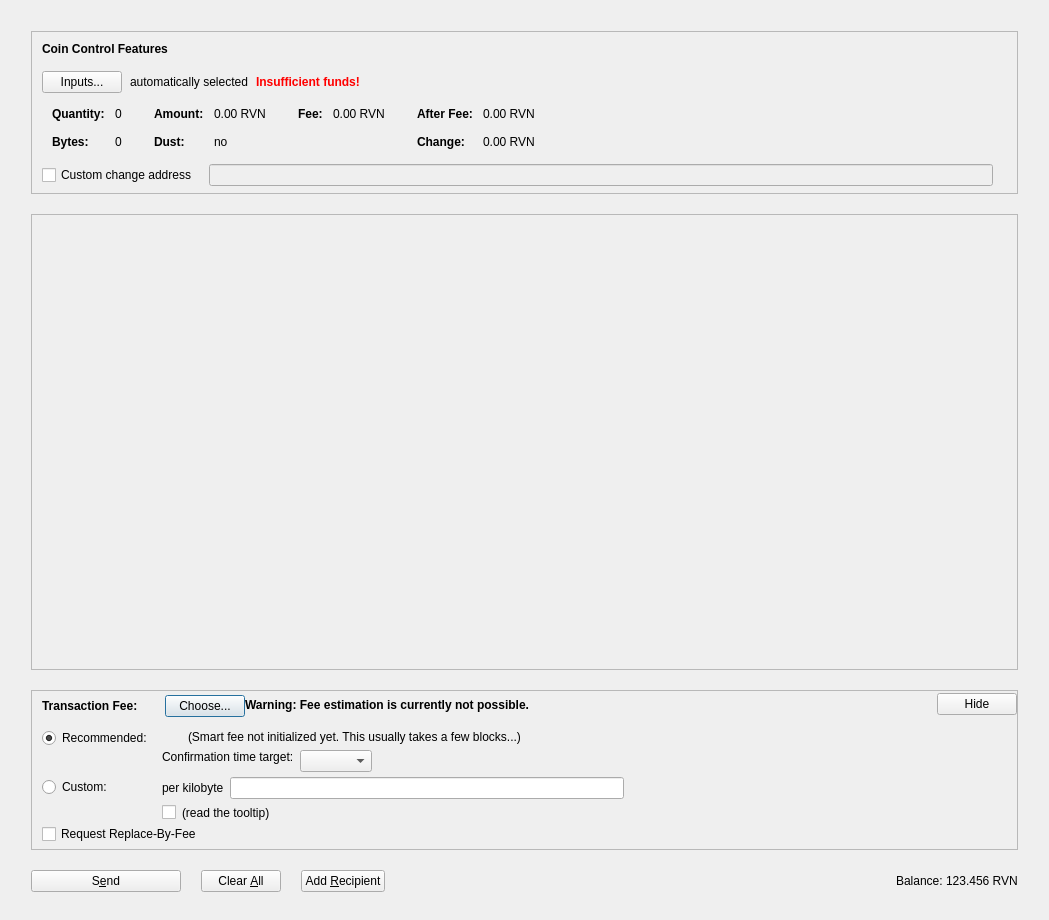
<?xml version="1.0" encoding="UTF-8"?>
<ui version="4.0">
 <class>SendCoinsDialog</class>
 <widget class="QDialog" name="SendCoinsDialog">
  <property name="geometry">
   <rect>
    <x>0</x>
    <y>0</y>
    <width>1049</width>
    <height>920</height>
   </rect>
  </property>
  <property name="windowTitle">
   <string>Send Coins</string>
  </property>
  <layout class="QVBoxLayout" name="verticalLayout" stretch="0">
   <property name="bottomMargin">
    <number>8</number>
   </property>
   <item>
    <layout class="QVBoxLayout" name="verticalLayout_3">
     <property name="spacing">
      <number>20</number>
     </property>
     <property name="leftMargin">
      <number>20</number>
     </property>
     <property name="topMargin">
      <number>20</number>
     </property>
     <property name="rightMargin">
      <number>20</number>
     </property>
     <property name="bottomMargin">
      <number>20</number>
     </property>
     <item>
      <widget class="QFrame" name="frameCoinControl">
       <property name="sizePolicy">
        <sizepolicy hsizetype="Expanding" vsizetype="Fixed">
         <horstretch>0</horstretch>
         <verstretch>0</verstretch>
        </sizepolicy>
       </property>
       <property name="maximumSize">
        <size>
         <width>16777215</width>
         <height>16777215</height>
        </size>
       </property>
       <property name="frameShape">
        <enum>QFrame::StyledPanel</enum>
       </property>
       <property name="frameShadow">
        <enum>QFrame::Sunken</enum>
       </property>
       <layout class="QVBoxLayout" name="verticalLayoutCoinControl2">
        <property name="spacing">
         <number>0</number>
        </property>
        <property name="leftMargin">
         <number>0</number>
        </property>
        <property name="topMargin">
         <number>0</number>
        </property>
        <property name="rightMargin">
         <number>0</number>
        </property>
        <property name="bottomMargin">
         <number>6</number>
        </property>
        <item>
         <layout class="QVBoxLayout" name="verticalLayoutCoinControl" stretch="0,0,0,0,0">
          <property name="spacing">
           <number>0</number>
          </property>
          <property name="leftMargin">
           <number>10</number>
          </property>
          <property name="topMargin">
           <number>10</number>
          </property>
          <item>
           <layout class="QHBoxLayout" name="horizontalLayoutCoinControl1">
            <property name="bottomMargin">
             <number>15</number>
            </property>
            <item>
             <widget class="QLabel" name="labelCoinControlFeatures">
              <property name="sizePolicy">
               <sizepolicy hsizetype="Preferred" vsizetype="Maximum">
                <horstretch>0</horstretch>
                <verstretch>0</verstretch>
               </sizepolicy>
              </property>
              <property name="font">
               <font>
                <weight>75</weight>
                <bold>true</bold>
               </font>
              </property>
              <property name="styleSheet">
               <string notr="true">font-weight:bold;</string>
              </property>
              <property name="text">
               <string>Coin Control Features</string>
              </property>
             </widget>
            </item>
           </layout>
          </item>
          <item>
           <layout class="QHBoxLayout" name="horizontalLayoutCoinControl2" stretch="0,0,0,0">
            <property name="spacing">
             <number>8</number>
            </property>
            <property name="bottomMargin">
             <number>10</number>
            </property>
            <item>
             <widget class="QPushButton" name="pushButtonCoinControl">
              <property name="styleSheet">
               <string notr="true"/>
              </property>
              <property name="text">
               <string>Inputs...</string>
              </property>
              <property name="autoDefault">
               <bool>false</bool>
              </property>
             </widget>
            </item>
            <item>
             <widget class="QLabel" name="labelCoinControlAutomaticallySelected">
              <property name="text">
               <string>automatically selected</string>
              </property>
              <property name="margin">
               <number>5</number>
              </property>
             </widget>
            </item>
            <item>
             <widget class="QLabel" name="labelCoinControlInsuffFunds">
              <property name="font">
               <font>
                <weight>75</weight>
                <bold>true</bold>
               </font>
              </property>
              <property name="styleSheet">
               <string notr="true">color:red;font-weight:bold;</string>
              </property>
              <property name="text">
               <string>Insufficient funds!</string>
              </property>
              <property name="margin">
               <number>5</number>
              </property>
             </widget>
            </item>
            <item>
             <spacer name="horizontalSpacerCoinControl">
              <property name="orientation">
               <enum>Qt::Horizontal</enum>
              </property>
              <property name="sizeHint" stdset="0">
               <size>
                <width>40</width>
                <height>1</height>
               </size>
              </property>
             </spacer>
            </item>
           </layout>
          </item>
          <item>
           <widget class="QWidget" name="widgetCoinControl" native="true">
            <property name="sizePolicy">
             <sizepolicy hsizetype="Preferred" vsizetype="Preferred">
              <horstretch>0</horstretch>
              <verstretch>0</verstretch>
             </sizepolicy>
            </property>
            <property name="minimumSize">
             <size>
              <width>0</width>
              <height>0</height>
             </size>
            </property>
            <property name="styleSheet">
             <string notr="true"/>
            </property>
            <layout class="QHBoxLayout" name="horizontalLayoutCoinControl5">
             <property name="leftMargin">
              <number>0</number>
             </property>
             <property name="topMargin">
              <number>0</number>
             </property>
             <property name="rightMargin">
              <number>0</number>
             </property>
             <property name="bottomMargin">
              <number>0</number>
             </property>
             <item>
              <layout class="QHBoxLayout" name="horizontalLayoutCoinControl3" stretch="0,0,0,1">
               <property name="spacing">
                <number>20</number>
               </property>
               <property name="topMargin">
                <number>0</number>
               </property>
               <property name="bottomMargin">
                <number>10</number>
               </property>
               <item>
                <layout class="QFormLayout" name="formLayoutCoinControl1">
                 <property name="horizontalSpacing">
                  <number>10</number>
                 </property>
                 <property name="verticalSpacing">
                  <number>14</number>
                 </property>
                 <property name="leftMargin">
                  <number>10</number>
                 </property>
                 <property name="topMargin">
                  <number>4</number>
                 </property>
                 <property name="rightMargin">
                  <number>6</number>
                 </property>
                 <item row="0" column="0">
                  <widget class="QLabel" name="labelCoinControlQuantityText">
                   <property name="font">
                    <font>
                     <weight>75</weight>
                     <bold>true</bold>
                    </font>
                   </property>
                   <property name="text">
                    <string>Quantity:</string>
                   </property>
                   <property name="margin">
                    <number>0</number>
                   </property>
                  </widget>
                 </item>
                 <item row="0" column="1">
                  <widget class="QLabel" name="labelCoinControlQuantity">
                   <property name="cursor">
                    <cursorShape>IBeamCursor</cursorShape>
                   </property>
                   <property name="contextMenuPolicy">
                    <enum>Qt::ActionsContextMenu</enum>
                   </property>
                   <property name="text">
                    <string notr="true">0</string>
                   </property>
                   <property name="margin">
                    <number>0</number>
                   </property>
                   <property name="textInteractionFlags">
                    <set>Qt::LinksAccessibleByMouse|Qt::TextSelectableByKeyboard|Qt::TextSelectableByMouse</set>
                   </property>
                  </widget>
                 </item>
                 <item row="1" column="0">
                  <widget class="QLabel" name="labelCoinControlBytesText">
                   <property name="font">
                    <font>
                     <weight>75</weight>
                     <bold>true</bold>
                    </font>
                   </property>
                   <property name="text">
                    <string>Bytes:</string>
                   </property>
                  </widget>
                 </item>
                 <item row="1" column="1">
                  <widget class="QLabel" name="labelCoinControlBytes">
                   <property name="cursor">
                    <cursorShape>IBeamCursor</cursorShape>
                   </property>
                   <property name="contextMenuPolicy">
                    <enum>Qt::ActionsContextMenu</enum>
                   </property>
                   <property name="text">
                    <string notr="true">0</string>
                   </property>
                   <property name="textInteractionFlags">
                    <set>Qt::LinksAccessibleByMouse|Qt::TextSelectableByKeyboard|Qt::TextSelectableByMouse</set>
                   </property>
                  </widget>
                 </item>
                </layout>
               </item>
               <item>
                <layout class="QFormLayout" name="formLayoutCoinControl2">
                 <property name="horizontalSpacing">
                  <number>10</number>
                 </property>
                 <property name="verticalSpacing">
                  <number>14</number>
                 </property>
                 <property name="leftMargin">
                  <number>6</number>
                 </property>
                 <property name="topMargin">
                  <number>4</number>
                 </property>
                 <property name="rightMargin">
                  <number>6</number>
                 </property>
                 <item row="0" column="0">
                  <widget class="QLabel" name="labelCoinControlAmountText">
                   <property name="font">
                    <font>
                     <weight>75</weight>
                     <bold>true</bold>
                    </font>
                   </property>
                   <property name="text">
                    <string>Amount:</string>
                   </property>
                   <property name="margin">
                    <number>0</number>
                   </property>
                  </widget>
                 </item>
                 <item row="0" column="1">
                  <widget class="QLabel" name="labelCoinControlAmount">
                   <property name="cursor">
                    <cursorShape>IBeamCursor</cursorShape>
                   </property>
                   <property name="contextMenuPolicy">
                    <enum>Qt::ActionsContextMenu</enum>
                   </property>
                   <property name="text">
                    <string notr="true">0.00 RVN</string>
                   </property>
                   <property name="textInteractionFlags">
                    <set>Qt::LinksAccessibleByMouse|Qt::TextSelectableByKeyboard|Qt::TextSelectableByMouse</set>
                   </property>
                  </widget>
                 </item>
                 <item row="1" column="0">
                  <widget class="QLabel" name="labelCoinControlLowOutputText">
                   <property name="font">
                    <font>
                     <weight>75</weight>
                     <bold>true</bold>
                    </font>
                   </property>
                   <property name="text">
                    <string>Dust:</string>
                   </property>
                  </widget>
                 </item>
                 <item row="1" column="1">
                  <widget class="QLabel" name="labelCoinControlLowOutput">
                   <property name="cursor">
                    <cursorShape>IBeamCursor</cursorShape>
                   </property>
                   <property name="contextMenuPolicy">
                    <enum>Qt::ActionsContextMenu</enum>
                   </property>
                   <property name="text">
                    <string notr="true">no</string>
                   </property>
                   <property name="textInteractionFlags">
                    <set>Qt::LinksAccessibleByMouse|Qt::TextSelectableByKeyboard|Qt::TextSelectableByMouse</set>
                   </property>
                  </widget>
                 </item>
                </layout>
               </item>
               <item>
                <layout class="QFormLayout" name="formLayoutCoinControl3">
                 <property name="horizontalSpacing">
                  <number>10</number>
                 </property>
                 <property name="verticalSpacing">
                  <number>14</number>
                 </property>
                 <property name="leftMargin">
                  <number>6</number>
                 </property>
                 <property name="topMargin">
                  <number>4</number>
                 </property>
                 <property name="rightMargin">
                  <number>6</number>
                 </property>
                 <item row="0" column="0">
                  <widget class="QLabel" name="labelCoinControlFeeText">
                   <property name="font">
                    <font>
                     <weight>75</weight>
                     <bold>true</bold>
                    </font>
                   </property>
                   <property name="text">
                    <string>Fee:</string>
                   </property>
                   <property name="margin">
                    <number>0</number>
                   </property>
                  </widget>
                 </item>
                 <item row="0" column="1">
                  <widget class="QLabel" name="labelCoinControlFee">
                   <property name="cursor">
                    <cursorShape>IBeamCursor</cursorShape>
                   </property>
                   <property name="contextMenuPolicy">
                    <enum>Qt::ActionsContextMenu</enum>
                   </property>
                   <property name="text">
                    <string notr="true">0.00 RVN</string>
                   </property>
                   <property name="textInteractionFlags">
                    <set>Qt::LinksAccessibleByMouse|Qt::TextSelectableByKeyboard|Qt::TextSelectableByMouse</set>
                   </property>
                  </widget>
                 </item>
                </layout>
               </item>
               <item>
                <layout class="QFormLayout" name="formLayoutCoinControl4">
                 <property name="horizontalSpacing">
                  <number>10</number>
                 </property>
                 <property name="verticalSpacing">
                  <number>14</number>
                 </property>
                 <property name="leftMargin">
                  <number>6</number>
                 </property>
                 <property name="topMargin">
                  <number>4</number>
                 </property>
                 <property name="rightMargin">
                  <number>6</number>
                 </property>
                 <item row="0" column="0">
                  <widget class="QLabel" name="labelCoinControlAfterFeeText">
                   <property name="font">
                    <font>
                     <weight>75</weight>
                     <bold>true</bold>
                    </font>
                   </property>
                   <property name="text">
                    <string>After Fee:</string>
                   </property>
                   <property name="margin">
                    <number>0</number>
                   </property>
                  </widget>
                 </item>
                 <item row="0" column="1">
                  <widget class="QLabel" name="labelCoinControlAfterFee">
                   <property name="cursor">
                    <cursorShape>IBeamCursor</cursorShape>
                   </property>
                   <property name="contextMenuPolicy">
                    <enum>Qt::ActionsContextMenu</enum>
                   </property>
                   <property name="text">
                    <string notr="true">0.00 RVN</string>
                   </property>
                   <property name="textInteractionFlags">
                    <set>Qt::LinksAccessibleByMouse|Qt::TextSelectableByKeyboard|Qt::TextSelectableByMouse</set>
                   </property>
                  </widget>
                 </item>
                 <item row="1" column="0">
                  <widget class="QLabel" name="labelCoinControlChangeText">
                   <property name="font">
                    <font>
                     <weight>75</weight>
                     <bold>true</bold>
                    </font>
                   </property>
                   <property name="text">
                    <string>Change:</string>
                   </property>
                  </widget>
                 </item>
                 <item row="1" column="1">
                  <widget class="QLabel" name="labelCoinControlChange">
                   <property name="cursor">
                    <cursorShape>IBeamCursor</cursorShape>
                   </property>
                   <property name="contextMenuPolicy">
                    <enum>Qt::ActionsContextMenu</enum>
                   </property>
                   <property name="text">
                    <string notr="true">0.00 RVN</string>
                   </property>
                   <property name="textInteractionFlags">
                    <set>Qt::LinksAccessibleByMouse|Qt::TextSelectableByKeyboard|Qt::TextSelectableByMouse</set>
                   </property>
                  </widget>
                 </item>
                </layout>
               </item>
              </layout>
             </item>
            </layout>
           </widget>
          </item>
          <item>
           <layout class="QHBoxLayout" name="horizontalLayoutCoinControl4" stretch="0,0,0">
            <property name="spacing">
             <number>12</number>
            </property>
            <property name="sizeConstraint">
             <enum>QLayout::SetDefaultConstraint</enum>
            </property>
            <property name="topMargin">
             <number>5</number>
            </property>
            <property name="rightMargin">
             <number>5</number>
            </property>
            <item>
             <widget class="QCheckBox" name="checkBoxCoinControlChange">
              <property name="toolTip">
               <string>If this is activated, but the change address is empty or invalid, change will be sent to a newly generated address.</string>
              </property>
              <property name="text">
               <string>Custom change address</string>
              </property>
             </widget>
            </item>
            <item>
             <widget class="QValidatedLineEdit" name="lineEditCoinControlChange">
              <property name="enabled">
               <bool>false</bool>
              </property>
              <property name="sizePolicy">
               <sizepolicy hsizetype="Expanding" vsizetype="Fixed">
                <horstretch>0</horstretch>
                <verstretch>0</verstretch>
               </sizepolicy>
              </property>
             </widget>
            </item>
            <item>
             <widget class="QLabel" name="labelCoinControlChangeLabel">
              <property name="sizePolicy">
               <sizepolicy hsizetype="Preferred" vsizetype="Expanding">
                <horstretch>0</horstretch>
                <verstretch>0</verstretch>
               </sizepolicy>
              </property>
              <property name="minimumSize">
               <size>
                <width>0</width>
                <height>0</height>
               </size>
              </property>
              <property name="text">
               <string/>
              </property>
              <property name="margin">
               <number>3</number>
              </property>
             </widget>
            </item>
           </layout>
          </item>
          <item>
           <spacer name="verticalSpacerCoinControl">
            <property name="orientation">
             <enum>Qt::Vertical</enum>
            </property>
            <property name="sizeHint" stdset="0">
             <size>
              <width>800</width>
              <height>1</height>
             </size>
            </property>
           </spacer>
          </item>
         </layout>
        </item>
       </layout>
      </widget>
     </item>
     <item>
      <widget class="QScrollArea" name="scrollArea">
       <property name="widgetResizable">
        <bool>true</bool>
       </property>
       <widget class="QWidget" name="scrollAreaWidgetContents">
        <property name="geometry">
         <rect>
          <x>0</x>
          <y>0</y>
          <width>989</width>
          <height>355</height>
         </rect>
        </property>
        <layout class="QVBoxLayout" name="verticalLayout_2" stretch="0,0">
         <property name="leftMargin">
          <number>0</number>
         </property>
         <property name="topMargin">
          <number>0</number>
         </property>
         <property name="rightMargin">
          <number>0</number>
         </property>
         <property name="bottomMargin">
          <number>0</number>
         </property>
         <item>
          <layout class="QVBoxLayout" name="entries">
           <property name="spacing">
            <number>6</number>
           </property>
          </layout>
         </item>
         <item>
          <spacer name="verticalSpacer">
           <property name="orientation">
            <enum>Qt::Vertical</enum>
           </property>
           <property name="sizeType">
            <enum>QSizePolicy::MinimumExpanding</enum>
           </property>
           <property name="sizeHint" stdset="0">
            <size>
             <width>20</width>
             <height>200</height>
            </size>
           </property>
          </spacer>
         </item>
        </layout>
       </widget>
      </widget>
     </item>
     <item>
      <widget class="QFrame" name="frameFee">
       <property name="sizePolicy">
        <sizepolicy hsizetype="Expanding" vsizetype="Fixed">
         <horstretch>0</horstretch>
         <verstretch>0</verstretch>
        </sizepolicy>
       </property>
       <property name="maximumSize">
        <size>
         <width>16777215</width>
         <height>16777215</height>
        </size>
       </property>
       <property name="frameShape">
        <enum>QFrame::StyledPanel</enum>
       </property>
       <property name="frameShadow">
        <enum>QFrame::Sunken</enum>
       </property>
       <layout class="QVBoxLayout" name="verticalLayoutFee1">
        <property name="spacing">
         <number>0</number>
        </property>
        <property name="leftMargin">
         <number>0</number>
        </property>
        <property name="topMargin">
         <number>0</number>
        </property>
        <property name="rightMargin">
         <number>0</number>
        </property>
        <property name="bottomMargin">
         <number>0</number>
        </property>
        <item>
         <layout class="QVBoxLayout" name="verticalLayoutFee2" stretch="0,0,0">
          <property name="spacing">
           <number>0</number>
          </property>
          <property name="leftMargin">
           <number>10</number>
          </property>
          <property name="topMargin">
           <number>0</number>
          </property>
          <item>
           <layout class="QHBoxLayout" name="horizontalLayoutFee1">
            <property name="bottomMargin">
             <number>0</number>
            </property>
            <item>
             <layout class="QVBoxLayout" name="verticalLayoutFee7">
              <property name="spacing">
               <number>0</number>
              </property>
              <item>
               <spacer name="verticalSpacerSmartFee">
                <property name="orientation">
                 <enum>Qt::Vertical</enum>
                </property>
                <property name="sizeType">
                 <enum>QSizePolicy::Fixed</enum>
                </property>
                <property name="sizeHint" stdset="0">
                 <size>
                  <width>1</width>
                  <height>4</height>
                 </size>
                </property>
               </spacer>
              </item>
              <item>
               <layout class="QHBoxLayout" name="horizontalLayoutSmartFee">
                <property name="spacing">
                 <number>10</number>
                </property>
                <item>
                 <widget class="QLabel" name="labelFeeHeadline">
                  <property name="sizePolicy">
                   <sizepolicy hsizetype="Preferred" vsizetype="Maximum">
                    <horstretch>0</horstretch>
                    <verstretch>0</verstretch>
                   </sizepolicy>
                  </property>
                  <property name="font">
                   <font>
                    <weight>75</weight>
                    <bold>true</bold>
                   </font>
                  </property>
                  <property name="styleSheet">
                   <string notr="true">font-weight:bold;</string>
                  </property>
                  <property name="text">
                   <string>Transaction Fee:</string>
                  </property>
                 </widget>
                </item>
                <item>
                 <widget class="QLabel" name="labelFeeMinimized">
                  <property name="text">
                   <string/>
                  </property>
                 </widget>
                </item>
                <item>
                 <widget class="QPushButton" name="buttonChooseFee">
                  <property name="text">
                   <string>Choose...</string>
                  </property>
                 </widget>
                </item>
               </layout>
              </item>
              <item>
               <spacer name="verticalSpacer_5">
                <property name="orientation">
                 <enum>Qt::Vertical</enum>
                </property>
                <property name="sizeHint" stdset="0">
                 <size>
                  <width>1</width>
                  <height>1</height>
                 </size>
                </property>
               </spacer>
              </item>
             </layout>
            </item>
            <item>
             <widget class="QLabel" name="fallbackFeeWarningLabel">
              <property name="font">
               <font>
                <weight>75</weight>
                <bold>true</bold>
               </font>
              </property>
              <property name="toolTip">
               <string>Using the fallbackfee can result in sending a transaction that will take several hours or days (or never) to confirm. Consider choosing your fee manually or wait until you have validated the complete chain.</string>
              </property>
              <property name="text">
               <string>Warning: Fee estimation is currently not possible.</string>
              </property>
              <property name="wordWrap">
               <bool>false</bool>
              </property>
             </widget>
            </item>
            <item>
             <spacer name="horizontalSpacer_4">
              <property name="orientation">
               <enum>Qt::Horizontal</enum>
              </property>
              <property name="sizeType">
               <enum>QSizePolicy::MinimumExpanding</enum>
              </property>
              <property name="sizeHint" stdset="0">
               <size>
                <width>40</width>
                <height>20</height>
               </size>
              </property>
             </spacer>
            </item>
            <item>
             <widget class="QPushButton" name="buttonMinimizeFee">
              <property name="toolTip">
               <string>collapse fee-settings</string>
              </property>
              <property name="text">
               <string>Hide</string>
              </property>
             </widget>
            </item>
           </layout>
          </item>
          <item>
           <widget class="QFrame" name="frameFeeSelection">
            <layout class="QVBoxLayout" name="verticalLayoutFee12">
             <property name="spacing">
              <number>0</number>
             </property>
             <property name="leftMargin">
              <number>0</number>
             </property>
             <property name="topMargin">
              <number>0</number>
             </property>
             <property name="rightMargin">
              <number>0</number>
             </property>
             <property name="bottomMargin">
              <number>0</number>
             </property>
             <item>
              <layout class="QGridLayout" name="gridLayoutFee">
               <property name="topMargin">
                <number>10</number>
               </property>
               <property name="bottomMargin">
                <number>4</number>
               </property>
               <property name="horizontalSpacing">
                <number>10</number>
               </property>
               <property name="verticalSpacing">
                <number>4</number>
               </property>
               <item row="1" column="1">
                <layout class="QVBoxLayout" name="verticalLayoutFee8">
                 <property name="spacing">
                  <number>6</number>
                 </property>
                 <item>
                  <layout class="QHBoxLayout" name="horizontalLayoutFee13">
                   <item>
                    <widget class="QLabel" name="labelCustomPerKilobyte">
                     <property name="toolTip">
                      <string>If the custom fee is set to 1000 satoshis and the transaction is only 250 bytes, then &quot;per kilobyte&quot; only pays 250 satoshis in fee, while &quot;total at least&quot; pays 1000 satoshis. For transactions bigger than a kilobyte both pay by kilobyte.</string>
                     </property>
                     <property name="text">
                      <string>per kilobyte</string>
                     </property>
                    </widget>
                   </item>
                   <item>
                    <widget class="SatoxcoinAmountField" name="customFee"/>
                   </item>
                   <item>
                    <spacer name="horizontalSpacer_6">
                     <property name="orientation">
                      <enum>Qt::Horizontal</enum>
                     </property>
                     <property name="sizeHint" stdset="0">
                      <size>
                       <width>1</width>
                       <height>1</height>
                      </size>
                     </property>
                    </spacer>
                   </item>
                  </layout>
                 </item>
                 <item>
                  <layout class="QHBoxLayout" name="horizontalLayoutFee8">
                   <item>
                    <widget class="QCheckBox" name="checkBoxMinimumFee">
                     <property name="toolTip">
                      <string>Paying only the minimum fee is just fine as long as there is less transaction volume than space in the blocks. But be aware that this can end up in a never confirming transaction once there is more demand for satoxcoin transactions than the network can process.</string>
                     </property>
                     <property name="text">
                      <string/>
                     </property>
                    </widget>
                   </item>
                   <item>
                    <widget class="QLabel" name="labelMinFeeWarning">
                     <property name="enabled">
                      <bool>true</bool>
                     </property>
                     <property name="toolTip">
                      <string>Paying only the minimum fee is just fine as long as there is less transaction volume than space in the blocks. But be aware that this can end up in a never confirming transaction once there is more demand for satoxcoin transactions than the network can process.</string>
                     </property>
                     <property name="text">
                      <string>(read the tooltip)</string>
                     </property>
                     <property name="margin">
                      <number>5</number>
                     </property>
                    </widget>
                   </item>
                   <item>
                    <spacer name="horizontalSpacer_2">
                     <property name="orientation">
                      <enum>Qt::Horizontal</enum>
                     </property>
                     <property name="sizeHint" stdset="0">
                      <size>
                       <width>1</width>
                       <height>1</height>
                      </size>
                     </property>
                    </spacer>
                   </item>
                  </layout>
                 </item>
                </layout>
               </item>
               <item row="0" column="0">
                <layout class="QVBoxLayout" name="verticalLayoutFee4" stretch="0,1">
                 <item>
                  <widget class="QRadioButton" name="radioSmartFee">
                   <property name="text">
                    <string>Recommended:</string>
                   </property>
                   <property name="checked">
                    <bool>true</bool>
                   </property>
                   <attribute name="buttonGroup">
                    <string notr="true">groupFee</string>
                   </attribute>
                  </widget>
                 </item>
                 <item>
                  <spacer name="verticalSpacer_2">
                   <property name="orientation">
                    <enum>Qt::Vertical</enum>
                   </property>
                   <property name="sizeHint" stdset="0">
                    <size>
                     <width>1</width>
                     <height>1</height>
                    </size>
                   </property>
                  </spacer>
                 </item>
                </layout>
               </item>
               <item row="1" column="0">
                <layout class="QVBoxLayout" name="verticalLayoutFee9" stretch="0,1">
                 <item>
                  <widget class="QRadioButton" name="radioCustomFee">
                   <property name="text">
                    <string>Custom:</string>
                   </property>
                   <attribute name="buttonGroup">
                    <string notr="true">groupFee</string>
                   </attribute>
                  </widget>
                 </item>
                 <item>
                  <spacer name="verticalSpacer_6">
                   <property name="orientation">
                    <enum>Qt::Vertical</enum>
                   </property>
                   <property name="sizeHint" stdset="0">
                    <size>
                     <width>1</width>
                     <height>1</height>
                    </size>
                   </property>
                  </spacer>
                 </item>
                </layout>
               </item>
               <item row="0" column="1">
                <layout class="QVBoxLayout" name="verticalLayoutFee3" stretch="0,0,1">
                 <property name="spacing">
                  <number>6</number>
                 </property>
                 <property name="topMargin">
                  <number>2</number>
                 </property>
                 <item>
                  <layout class="QHBoxLayout" name="horizontalLayoutFee12">
                   <item>
                    <widget class="QLabel" name="labelSmartFee">
                     <property name="text">
                      <string/>
                     </property>
                     <property name="margin">
                      <number>2</number>
                     </property>
                    </widget>
                   </item>
                   <item>
                    <widget class="QLabel" name="labelFeeEstimation">
                     <property name="text">
                      <string/>
                     </property>
                    </widget>
                   </item>
                   <item>
                    <widget class="QLabel" name="labelSmartFee2">
                     <property name="text">
                      <string>(Smart fee not initialized yet. This usually takes a few blocks...)</string>
                     </property>
                     <property name="margin">
                      <number>2</number>
                     </property>
                    </widget>
                   </item>
                   <item>
                    <spacer name="horizontalSpacer_5">
                     <property name="orientation">
                      <enum>Qt::Horizontal</enum>
                     </property>
                     <property name="sizeHint" stdset="0">
                      <size>
                       <width>1</width>
                       <height>1</height>
                      </size>
                     </property>
                    </spacer>
                   </item>
                  </layout>
                 </item>
                 <item>
                  <layout class="QHBoxLayout" name="horizontalLayoutFee9">
                   <item>
                    <layout class="QVBoxLayout" name="verticalLayoutFee6">
                     <item>
                      <widget class="QLabel" name="labelSmartFee3">
                       <property name="text">
                        <string>Confirmation time target:</string>
                       </property>
                       <property name="margin">
                        <number>2</number>
                       </property>
                      </widget>
                     </item>
                     <item>
                      <spacer name="verticalSpacer_3">
                       <property name="orientation">
                        <enum>Qt::Vertical</enum>
                       </property>
                       <property name="sizeHint" stdset="0">
                        <size>
                         <width>1</width>
                         <height>1</height>
                        </size>
                       </property>
                      </spacer>
                     </item>
                    </layout>
                   </item>
                   <item>
                    <layout class="QVBoxLayout" name="verticalLayoutFee5">
                     <property name="rightMargin">
                      <number>30</number>
                     </property>
                     <item>
                      <layout class="QHBoxLayout" name="horizontalLayoutConfTarget">
                       <property name="bottomMargin">
                        <number>0</number>
                       </property>
                       <item>
                        <widget class="QComboBox" name="confTargetSelector"/>
                       </item>
                       <item>
                        <spacer name="horizontalSpacerConfTarget">
                         <property name="orientation">
                          <enum>Qt::Horizontal</enum>
                         </property>
                         <property name="sizeHint" stdset="0">
                          <size>
                           <width>40</width>
                           <height>20</height>
                          </size>
                         </property>
                        </spacer>
                       </item>
                      </layout>
                     </item>
                    </layout>
                   </item>
                  </layout>
                 </item>
                 <item>
                  <spacer name="verticalSpacer_4">
                   <property name="orientation">
                    <enum>Qt::Vertical</enum>
                   </property>
                   <property name="sizeHint" stdset="0">
                    <size>
                     <width>1</width>
                     <height>1</height>
                    </size>
                   </property>
                  </spacer>
                 </item>
                </layout>
               </item>
              </layout>
             </item>
             <item>
              <widget class="QCheckBox" name="optInRBF">
               <property name="toolTip">
                <string>Indicates that the sender may wish to replace this transaction with a new one paying higher fees (prior to being confirmed).</string>
               </property>
               <property name="text">
                <string>Request Replace-By-Fee</string>
               </property>
              </widget>
             </item>
            </layout>
           </widget>
          </item>
          <item>
           <spacer name="verticalSpacerFee">
            <property name="orientation">
             <enum>Qt::Vertical</enum>
            </property>
            <property name="sizeHint" stdset="0">
             <size>
              <width>40</width>
              <height>5</height>
             </size>
            </property>
           </spacer>
          </item>
         </layout>
        </item>
       </layout>
      </widget>
     </item>
     <item>
      <layout class="QHBoxLayout" name="horizontalLayout">
       <item>
        <widget class="QPushButton" name="sendButton">
         <property name="minimumSize">
          <size>
           <width>150</width>
           <height>0</height>
          </size>
         </property>
         <property name="toolTip">
          <string>Confirm the send action</string>
         </property>
         <property name="text">
          <string>S&amp;end</string>
         </property>
         <property name="icon">
          <iconset resource="../satoxcoin.qrc">
           <normaloff>:/icons/send</normaloff>:/icons/send</iconset>
         </property>
         <property name="autoDefault">
          <bool>false</bool>
         </property>
         <property name="default">
          <bool>false</bool>
         </property>
        </widget>
       </item>
       <item>
        <widget class="QPushButton" name="clearButton">
         <property name="sizePolicy">
          <sizepolicy hsizetype="Minimum" vsizetype="Fixed">
           <horstretch>0</horstretch>
           <verstretch>0</verstretch>
          </sizepolicy>
         </property>
         <property name="toolTip">
          <string>Clear all fields of the form.</string>
         </property>
         <property name="text">
          <string>Clear &amp;All</string>
         </property>
         <property name="icon">
          <iconset resource="../satoxcoin.qrc">
           <normaloff>:/icons/remove</normaloff>:/icons/remove</iconset>
         </property>
         <property name="autoDefault">
          <bool>false</bool>
         </property>
        </widget>
       </item>
       <item>
        <widget class="QPushButton" name="addButton">
         <property name="toolTip">
          <string>Send to multiple recipients at once</string>
         </property>
         <property name="text">
          <string>Add &amp;Recipient</string>
         </property>
         <property name="icon">
          <iconset resource="../satoxcoin.qrc">
           <normaloff>:/icons/add</normaloff>:/icons/add</iconset>
         </property>
         <property name="autoDefault">
          <bool>false</bool>
         </property>
        </widget>
       </item>
       <item>
        <spacer name="horizontalSpacer">
         <property name="orientation">
          <enum>Qt::Horizontal</enum>
         </property>
         <property name="sizeHint" stdset="0">
          <size>
           <width>40</width>
           <height>20</height>
          </size>
         </property>
        </spacer>
       </item>
       <item>
        <layout class="QHBoxLayout" name="horizontalLayout_2">
         <property name="spacing">
          <number>3</number>
         </property>
         <item>
          <widget class="QLabel" name="label">
           <property name="sizePolicy">
            <sizepolicy hsizetype="Preferred" vsizetype="Fixed">
             <horstretch>0</horstretch>
             <verstretch>0</verstretch>
            </sizepolicy>
           </property>
           <property name="text">
            <string>Balance:</string>
           </property>
          </widget>
         </item>
         <item>
          <widget class="QLabel" name="labelBalance">
           <property name="sizePolicy">
            <sizepolicy hsizetype="Preferred" vsizetype="Fixed">
             <horstretch>0</horstretch>
             <verstretch>0</verstretch>
            </sizepolicy>
           </property>
           <property name="cursor">
            <cursorShape>IBeamCursor</cursorShape>
           </property>
           <property name="text">
            <string notr="true">123.456 RVN</string>
           </property>
           <property name="textInteractionFlags">
            <set>Qt::LinksAccessibleByMouse|Qt::TextSelectableByKeyboard|Qt::TextSelectableByMouse</set>
           </property>
          </widget>
         </item>
        </layout>
       </item>
      </layout>
     </item>
    </layout>
   </item>
  </layout>
 </widget>
 <customwidgets>
  <customwidget>
   <class>QValidatedLineEdit</class>
   <extends>QLineEdit</extends>
   <header>qvalidatedlineedit.h</header>
  </customwidget>
  <customwidget>
   <class>SatoxcoinAmountField</class>
   <extends>QLineEdit</extends>
   <header>satoxcoinamountfield.h</header>
   <container>1</container>
  </customwidget>
 </customwidgets>
 <resources>
  <include location="../satoxcoin.qrc"/>
 </resources>
 <connections/>
 <buttongroups>
  <buttongroup name="groupFee"/>
 </buttongroups>
</ui>
